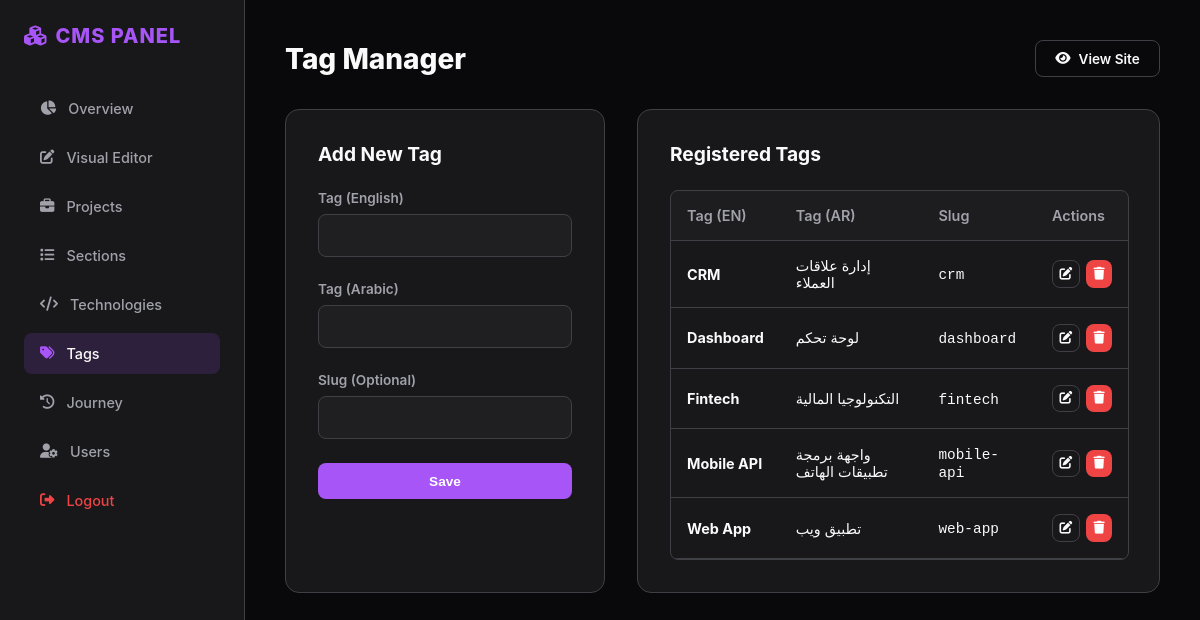
Page /admin/tags.php (signed in) on the committed database.
### tables this page shows
CREATE TABLE `tags` (
  `id` int NOT NULL AUTO_INCREMENT,
  `name_en` varchar(255) NOT NULL,
  `name_ar` varchar(255) NOT NULL,
  `slug` varchar(255) NOT NULL,
  `created_at` timestamp NULL DEFAULT CURRENT_TIMESTAMP,
  PRIMARY KEY (`id`),
  UNIQUE KEY `slug` (`slug`)
);

### public/admin/auth.php (called while the page is built, shortened)
<?php
spl_autoload_register(function ($class) {
    $baseDir = dirname(__DIR__, 2);
    $path = $baseDir . '/' . str_replace('\\', '/', $class) . '.php';
});

### app/models/Model.php (called while the page is built, shortened)
<?php
abstract class Model
{
    protected static $db;
    public static function connect()
    {
        if (self::$db === null) {
            $host = getenv('DB_HOST') !== false ? getenv('DB_HOST') : 'localhost';
            $name = getenv('DB_NAME') !== false ? getenv('DB_NAME') : 'portfolio';
            $user = getenv('DB_USER') !== false ? getenv('DB_USER') : 'root';
            $pass = getenv('DB_PASS') !== false ? getenv('DB_PASS') : 'root';
            try {
                self::$db = new PDO("mysql:host=$host;dbname=$name;charset=utf8mb4", $user, $pass);
                self::$db->setAttribute(PDO::ATTR_ERRMODE, PDO::ERRMODE_EXCEPTION);
                self::$db->setAttribute(PDO::ATTR_DEFAULT_FETCH_MODE, PDO::FETCH_ASSOC);
                self::$db->exec("SET NAMES utf8mb4");
            } catch (PDOException $e) {
                die("Connection failed: " . $e->getMessage());
            }
        }
        return self::$db;
    }
    protected static function query($sql, $params = [])
    {
        $stmt = self::connect()->prepare($sql);
        $stmt->execute($params);
        return $stmt;
    }
}

### app/models/Tag.php (called while the page is built, shortened)
<?php
class Tag extends Model {
    public static function all() {
        return self::query("SELECT * FROM tags ORDER BY name_en ASC")->fetchAll();
    }
}

### public/admin/tags.php (the view, shortened to what this page needs)
<?php
require_once 'layout.php';
$editTag = null;
$tags = Tag::all();
?>
<div class="admin-two-col-layout">
    <div class="admin-card">
        <h3><?= $editTag ? 'Edit Tag' : 'Add New Tag' ?></h3>
        <form method="POST">
            <div class="admin-form-group">
                <label>Tag (English)</label>
                <input type="text" name="name_en" class="admin-form-control" value="<?= htmlspecialchars($editTag['name_en'] ?? '') ?>" required>
            </div>
            <div class="admin-form-group">
                <label>Tag (Arabic)</label>
                <input type="text" name="name_ar" class="admin-form-control" value="<?= htmlspecialchars($editTag['name_ar'] ?? '') ?>" required>
            </div>
            <div class="admin-form-group">
                <label>Slug (Optional)</label>
                <input type="text" name="slug" class="admin-form-control" value="<?= htmlspecialchars($editTag['slug'] ?? '') ?>">
            </div>
            <div style="margin-top:1.5rem; display:flex; gap:0.5rem;">
                <button type="submit" name="save_tag" class="admin-btn admin-btn-primary" style="flex-grow:2;">Save</button>
            </div>
        </form>
    </div>
    <div class="admin-card">
        <h3>Registered Tags</h3>
        <div class="admin-table-responsive">
            <table class="admin-table">
                <thead>
                    <tr>
                        <th>Tag (EN)</th>
                        <th>Tag (AR)</th>
                        <th>Slug</th>
                        <th>Actions</th>
                    </tr>
                </thead>
                <tbody>
                    <?php foreach ($tags as $t): ?>
                        <tr>
                            <td><strong><?= htmlspecialchars($t['name_en']) ?></strong></td>
                            <td><?= htmlspecialchars($t['name_ar']) ?></td>
                            <td><span style="font-family:monospace;"><?= htmlspecialchars($t['slug']) ?></span></td>
                            <td>
                                <div class="listing-actions-cell">
                                    <a href="?edit=<?= $t['id'] ?>" class="admin-btn admin-btn-secondary" style="padding:0.4rem; font-size:0.8rem;"><i class="fas fa-edit"></i></a>
                                    <a href="?delete=<?= $t['id'] ?>" class="admin-btn admin-btn-danger" style="padding:0.4rem; font-size:0.8rem;" onclick="return confirm('Delete tag?')"><i class="fas fa-trash"></i></a>
                                </div>
                            </td>
                        </tr>
                    <?php endforeach; ?>
                </tbody>
            </table>
        </div>
    </div>
</div>

### public/assets/css/admin.css (style rules this page uses)
:root { --admin-bg: #09090b; --admin-surface: #18181b; --admin-surface-card: #27272a; --admin-primary: #a855f7; --admin-primary-hover: #c084fc; --admin-text: #fafafa; --admin-text-muted: #a1a1aa; --admin-border: #3f3f46; --admin-danger: #ef4444; --admin-success: #22c55e; --admin-warning: #f59e0b; }
body.admin-body { background: var(--admin-bg); font-family: 'Inter', system-ui, -apple-system, sans-serif; color: var(--admin-text); margin: 0; padding: 0; display: flex; min-height: 100vh; }
.admin-card { background: var(--admin-surface); border: 1px solid var(--admin-border); border-radius: 14px; padding: 2rem; margin-bottom: 2rem; }
.admin-card h3 { margin-top: 0; margin-bottom: 1.5rem; font-size: 1.2rem; font-weight: 700; }
.admin-table { width: 100%; border-collapse: collapse; margin-top: 1rem; }
.admin-table th, .admin-table td { padding: 1rem; text-align: left; border-bottom: 1px solid var(--admin-border); font-size: 0.9rem; }
.admin-table th { background: rgba(255, 255, 255, 0.02); font-weight: 600; color: var(--admin-text-muted); }
.admin-form-group { display: flex; flex-direction: column; gap: 0.5rem; margin-bottom: 1.5rem; }
.admin-form-group label { font-size: 0.85rem; font-weight: 600; color: var(--admin-text-muted); }
.admin-form-control { background: rgba(255, 255, 255, 0.03); border: 1px solid var(--admin-border); color: var(--admin-text); padding: 0.75rem 1rem; border-radius: 8px; outline: none; font-size: 0.9rem; font-family: inherit; transition: border-color 0.2s ease; }
.admin-btn { display: inline-flex; align-items: center; justify-content: center; gap: 0.5rem; padding: 0.6rem 1.2rem; font-size: 0.85rem; font-weight: 600; border-radius: 8px; border: 1px solid transparent; cursor: pointer; text-decoration: none; transition: all 0.2s ease; }
.admin-btn-primary { background: var(--admin-primary); color: #fff; }
.admin-btn-secondary { background: transparent; border-color: var(--admin-border); color: var(--admin-text); }
.admin-btn-danger { background: var(--admin-danger); color: #fff; }
.listing-actions-cell { display: flex; gap: 0.4rem; }
.admin-table-responsive { width: 100%; overflow-x: auto; -webkit-overflow-scrolling: touch; margin-top: 1rem; border: 1px solid var(--admin-border); border-radius: 8px; }
.admin-table-responsive .admin-table { margin-top: 0; }
.admin-two-col-layout { display: grid; grid-template-columns: 320px 1fr; gap: 2rem; }

### rows in the picture
tags: name_en "CRM", name_ar "إدارة علاقات العملاء", slug "crm"
tags: name_en "Dashboard", name_ar "لوحة تحكم", slug "dashboard"
tags: name_en "Fintech", name_ar "التكنولوجيا المالية", slug "fintech"
tags: name_en "Mobile API", name_ar "واجهة برمجة تطبيقات الهاتف", slug "mobile-api"
tags: name_en "Web App", name_ar "تطبيق ويب", slug "web-app"

### other values in the picture
$title "Tag Manager"
